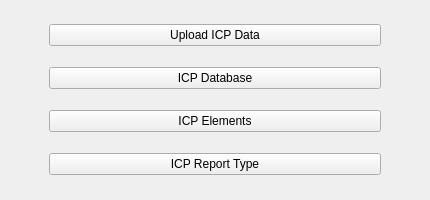
             <widget class="QWidget" name="icpMenu">
              <layout class="QVBoxLayout" name="verticalLayout_4">
               <property name="leftMargin">
                <number>0</number>
               </property>
               <property name="topMargin">
                <number>0</number>
               </property>
               <property name="rightMargin">
                <number>0</number>
               </property>
               <property name="bottomMargin">
                <number>0</number>
               </property>
               <item>
                <widget class="QWidget" name="widget" native="true">
                 <property name="styleSheet">
                  <string notr="true"/>
                 </property>
                 <layout class="QHBoxLayout" name="horizontalLayout_8">
                  <property name="leftMargin">
                   <number>0</number>
                  </property>
                  <property name="topMargin">
                   <number>0</number>
                  </property>
                  <property name="rightMargin">
                   <number>0</number>
                  </property>
                  <property name="bottomMargin">
                   <number>0</number>
                  </property>
                  <item>
                   <spacer name="horizontalSpacer_3">
                    <property name="orientation">
                     <enum>Qt::Horizontal</enum>
                    </property>
                    <property name="sizeHint" stdset="0">
                     <size>
                      <width>40</width>
                      <height>20</height>
                     </size>
                    </property>
                   </spacer>
                  </item>
                  <item alignment="Qt::AlignVCenter">
                   <widget class="QWidget" name="icpMenuOptions" native="true">
                    <property name="minimumSize">
                     <size>
                      <width>350</width>
                      <height>200</height>
                     </size>
                    </property>
                    <property name="maximumSize">
                     <size>
                      <width>350</width>
                      <height>250</height>
                     </size>
                    </property>
                    <property name="styleSheet">
                     <string notr="true"/>
                    </property>
                    <layout class="QVBoxLayout" name="verticalLayout_3">
                     <item>
                      <widget class="QPushButton" name="icpUploadBtn">
                       <property name="text">
                        <string>Upload ICP Data</string>
                       </property>
                       <property name="checkable">
                        <bool>true</bool>
                       </property>
                      </widget>
                     </item>
                     <item>
                      <widget class="QPushButton" name="icpDatabaseBtn">
                       <property name="text">
                        <string>ICP Database</string>
                       </property>
                       <property name="checkable">
                        <bool>true</bool>
                       </property>
                      </widget>
                     </item>
                     <item>
                      <widget class="QPushButton" name="icpElementsBtn">
                       <property name="text">
                        <string>ICP Elements</string>
                       </property>
                       <property name="checkable">
                        <bool>true</bool>
                       </property>
                      </widget>
                     </item>
                     <item>
                      <widget class="QPushButton" name="icpReportBtn">
                       <property name="text">
                        <string>ICP Report Type</string>
                       </property>
                       <property name="checkable">
                        <bool>true</bool>
                       </property>
                      </widget>
                     </item>
                    </layout>
                   </widget>
                  </item>
                  <item>
                   <spacer name="horizontalSpacer_4">
                    <property name="orientation">
                     <enum>Qt::Horizontal</enum>
                    </property>
                    <property name="sizeHint" stdset="0">
                     <size>
                      <width>40</width>
                      <height>20</height>
                     </size>
                    </property>
                   </spacer>
                  </item>
                 </layout>
                </widget>
               </item>
              </layout>
             </widget>
